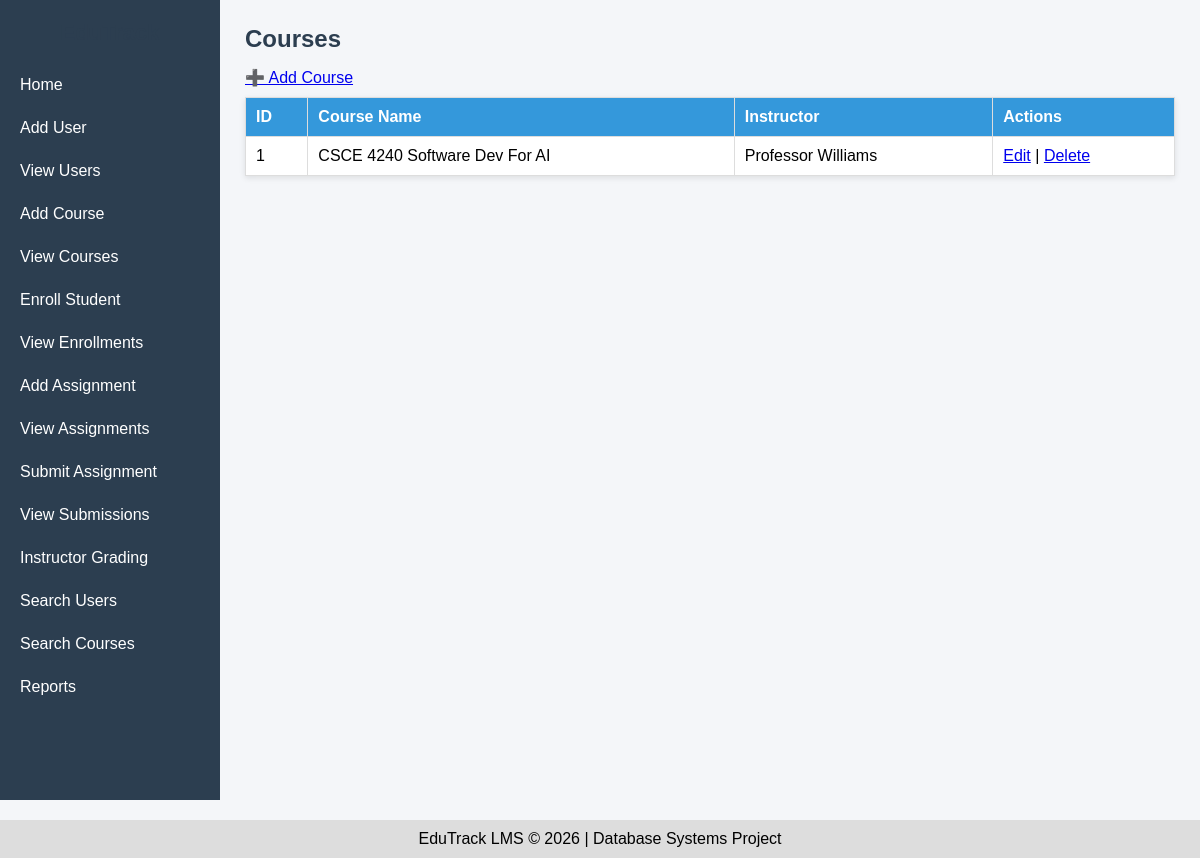
Screenshot of /courses with the database file from the repository.
### tables this page shows
CREATE TABLE Courses (
        course_id INTEGER PRIMARY KEY AUTOINCREMENT,
        course_name TEXT NOT NULL,
        instructor_id INTEGER NOT NULL,
        FOREIGN KEY (instructor_id) REFERENCES Users(user_id)
    );

CREATE TABLE Users (
        user_id INTEGER PRIMARY KEY AUTOINCREMENT,
        name TEXT NOT NULL,
        email TEXT UNIQUE NOT NULL,
        role TEXT CHECK(role IN ('student', 'instructor')) NOT NULL
    );

### app.py (the view)
@app.route('/courses')
def list_courses():
    db = get_db()
    courses = db.execute('''
        SELECT c.course_id, c.course_name, u.name AS instructor
        FROM Courses c
        JOIN Users u ON c.instructor_id = u.user_id
    ''').fetchall()
    return render_template('list_courses.html', courses=courses)

### app.py (called while the page is built)
def get_db():
    if 'db' not in g:
        g.db = sqlite3.connect(app.config['DATABASE'])
        g.db.row_factory = sqlite3.Row
        g.db.execute("PRAGMA foreign_keys = ON")
    return g.db

### templates/list_courses.html
{% extends 'base.html' %}
{% block content %}
<h2>Courses</h2>
<a href="{{ url_for('add_course') }}">➕ Add Course</a>
<table border="1">
    <tr>
        <th>ID</th>
        <th>Course Name</th>
        <th>Instructor</th>
        <th>Actions</th>
    </tr>
    {% for course in courses %}
    <tr>
        <td>{{ course.course_id }}</td>
        <td>{{ course.course_name }}</td>
        <td>{{ course.instructor }}</td>
        <td>
            <a href="{{ url_for('edit_course', course_id=course.course_id) }}">Edit</a> |
            <a href="{{ url_for('delete_course', course_id=course.course_id) }}"
               onclick="return confirm('Delete this course?')">Delete</a>
        </td>
    </tr>
    {% endfor %}
</table>
{% endblock %}

### static/style.css (style rules this page uses)
* { margin: 0; padding: 0; box-sizing: border-box; }
body { font-family: Arial, sans-serif; background: #f4f6f9; }
h1, h2 { margin-bottom: 15px; color: #2c3e50; }
table { width: 100%; border-collapse: collapse; background: white; margin-top: 10px; box-shadow: 0 2px 6px rgba(0,0,0,0.1); }
table th, table td { padding: 10px; border: 1px solid #ddd; text-align: left; }
table th { background: #3498db; color: white; }

### rows the page displays
Courses: course_id "1", course_name "CSCE 4240 Software Dev For AI", instructor "Professor Williams"
